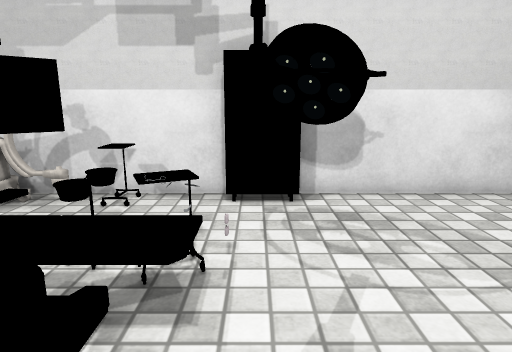
[1] (above)

13 first-person views from a walk through a 3-D level made in the Unity game engine. The camera is 1.2 m above the floor, tilts 12° down and sees 75° across. The floor is counted in squares, 0.5 m on a side. Each view is taken from the middle of a square. On the plan, view 1 faces up. The plan holds only what a view shows up to about 20 squares ahead; the rest is blank. The place goes on beyond the plan. The player character is not drawn. Door leaves are left out, so doorways stand open. Some surface patterns are stand-ins.

[2]
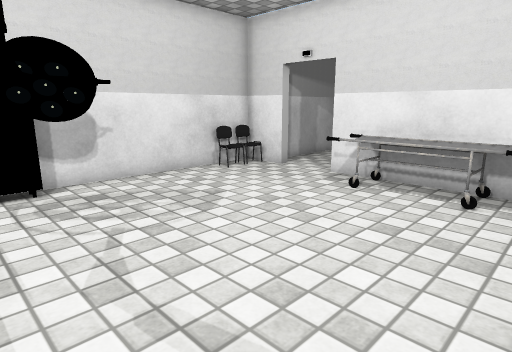

[3]
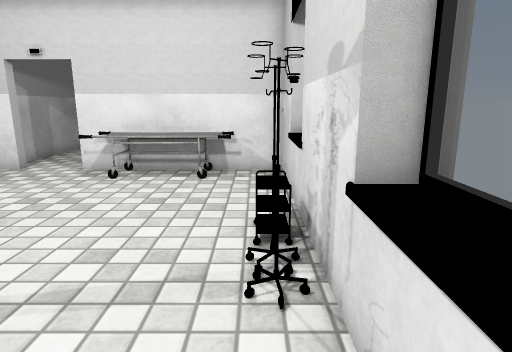

[4]
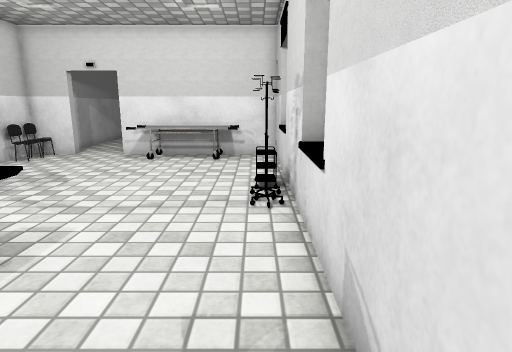

[5]
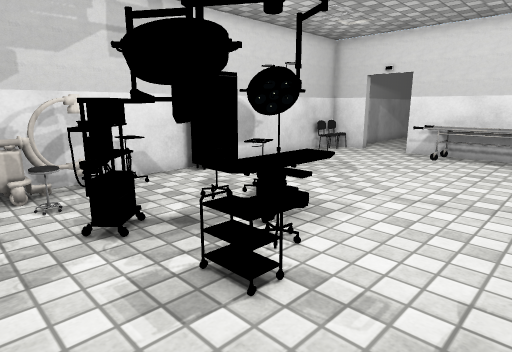

[6]
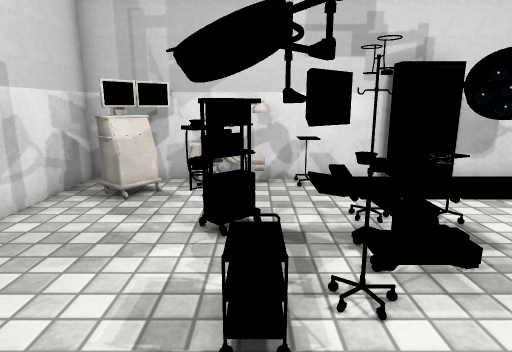

[7]
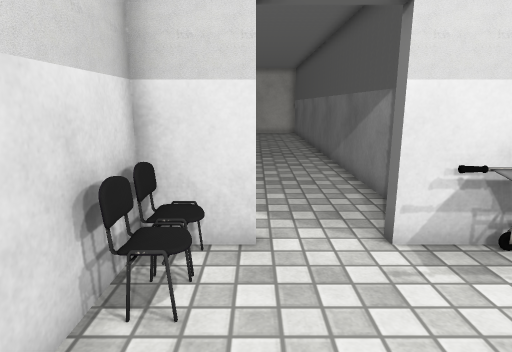

[8]
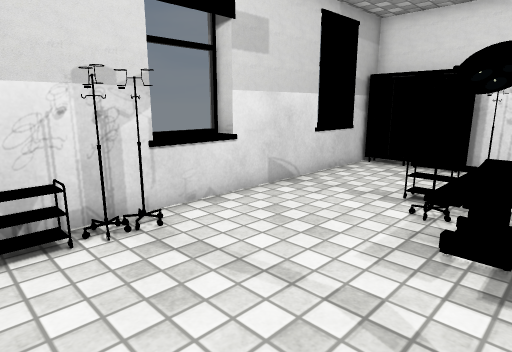

[9]
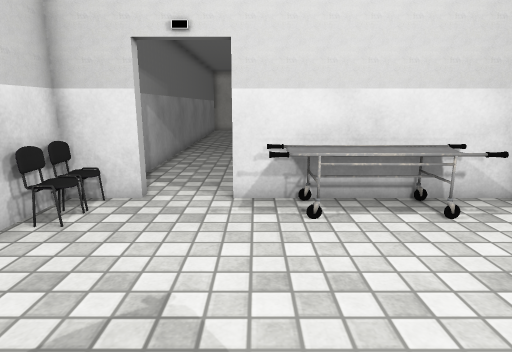

[10]
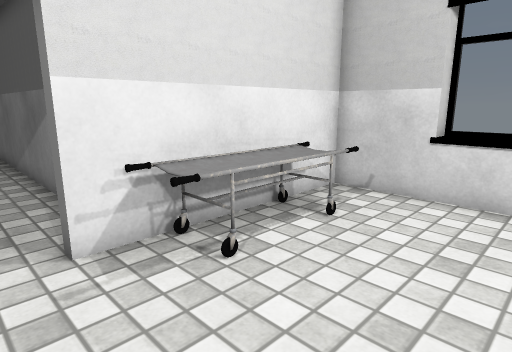

[11]
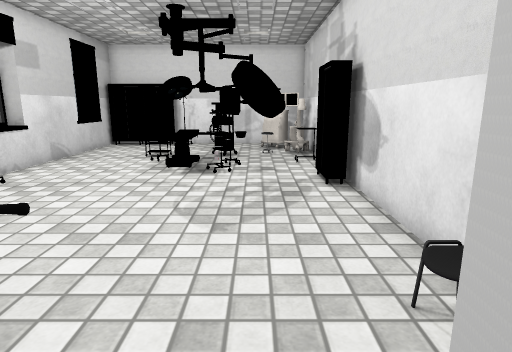

[12]
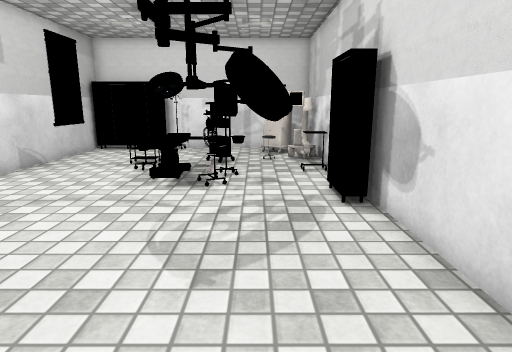

[13]
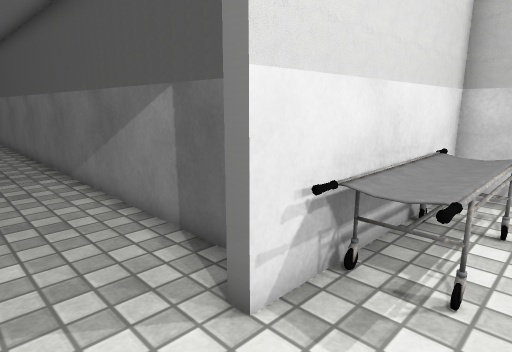

### Floor plan
Points are (right, up) in squares from view 1. A wall is a line through its corners. A room is listed if a view was taken in it or the views show most of it. See-through windows are left out.
Room 1 (views 1, 2, 3, 4, 5, 6, 7, 8, 9, 10, 12, 13)
walls: (-0.9, -3.7) (0.2, -3.7); (9.5, 7) (9.5, 9) (-10.5, 9) (-10.5, 7.9); (-10, -3) (9.5, -3) (9.5, 4.6)
ways out: open door at (10, 6) to room 2
objects: other object (-10, -2) to (-10, -1); other object (-10, 0) to (-10, 1); other object (-10, 2); other object (-9, 6) to (-8, 8); other object (-7, 8) to (-5, 8); other object (-6, 4) to (-5, 5); other object (-5, 1); other object (-4, 2); bed (-4, 3) to (-1, 3); other object (-4, 4) to (-3, 5); other object (-4, 8) to (-3, 8); other object (-3, 1) to (-3, 2); other object (-2, 4) to (-2, 5); other object (-1, 4) to (-1, 5); cupboard (-1, 8) to (1, 8); lamp (0, 4) to (2, 7); other object (1, -2); other object (2, -2); other object (8, -1) to (9, 4); chair (8, 9)
Room 2 (view 11)
walls: (11, 3.6) (21.5, 3.6); (21.5, 8) (11, 8)
ways out: open door at (10, 6) to room 1

Positions as (right, up) in squares from view 1, and headings:
1: (0, 0), facing up
2: (-1, -2), facing up-right
3: (-3, -2), facing right
4: (-7, -2), facing right
5: (-8, -2), facing up-right
6: (-5, -2), facing up
7: (4, 7), facing right
8: (4, 4), facing down-left
9: (1, 4), facing right
10: (4, 6), facing down-right
11: (11, 6), facing left
12: (9, 6), facing left
13: (7, 7), facing down-right
